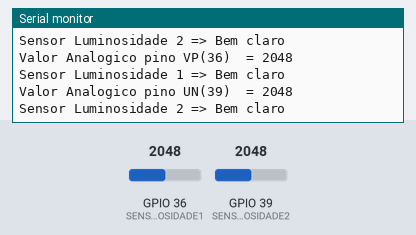
Recording of a sketch running on a simulated ESP32. Shown: the last lines printed to the serial monitor. Inputs (shaded band) come from the test bench; at power-on: GPIO 39 (SENSOR_LUMINOSIDADE2) = 2048, GPIO 36 (SENSOR_LUMINOSIDADE1) = 2048.

Above: at 21.4 s.
21.5 s: GPIO 39 (SENSOR_LUMINOSIDADE2) set to 3165
At 30.5 s:
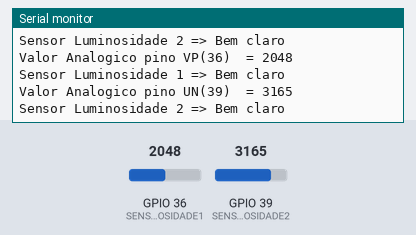
31.5 s: GPIO 39 (SENSOR_LUMINOSIDADE2) set to 3235
At 40.8 s:
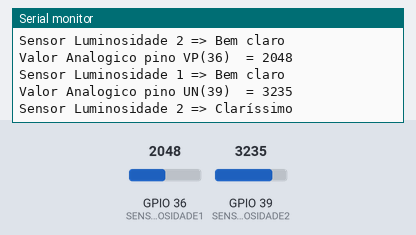
Timing chart, 0 to 42.3 s (numbered marks = the images above; inputs shaded):
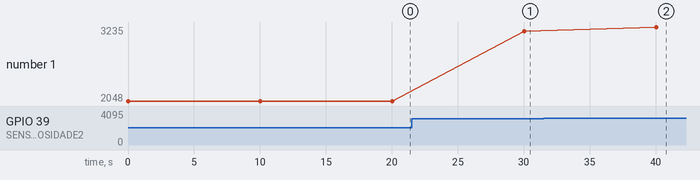

The sketch:

testeEntradaAnalogica1.ino
```cpp
/*Testando duas entradas analogicas simultaneas no ESP32
 * Usando os pinos VP(GPIO36) e VN(GPIO39)
 */

#define SENSOR_LUMINOSIDADE1 36 // ESP32 pino GPIO36 (ADC1)
#define SENSOR_LUMINOSIDADE2 39 // ESP32 pino GPIO39 (ADC3)

void setup() {
  // Inicializando a comunicacao:
  Serial.begin(115200);
  // Declarando os pinos como entrada
  pinMode(SENSOR_LUMINOSIDADE1, INPUT);
  pinMode(SENSOR_LUMINOSIDADE2, INPUT);
}

void loop() {
  //Le o valor de entrada (valor entre 0 e 4095)
  int valorAnalogico1 = analogRead(SENSOR_LUMINOSIDADE1);
  int valorAnalogico2 = analogRead(SENSOR_LUMINOSIDADE2);

  // Leitura dos valores no Pino 36
  Serial.print("Valor Analogico pino VP(36)  = ");
  Serial.println(valorAnalogico1);

  if (valorAnalogico1 < 40) {
    Serial.println("Sensor Luminosidade 1 => Escuro");
  } else if (valorAnalogico1 < 800) {
    Serial.println("Sensor Luminosidade 1 => Meio escuro");
  } else if (valorAnalogico1 < 2000) {
    Serial.println("Sensor Luminosidade 1 => Claro");
  } else if (valorAnalogico1 < 3200) {
    Serial.println("Sensor Luminosidade 1 => Bem claro");
  } else {
    Serial.println("Sensor Luminosidade 1 => Claríssimo");
  }

  Serial.println("\n");

  //Leitura dos valores do Pino 39
  Serial.print("Valor Analogico pino UN(39)  = ");
  Serial.println(valorAnalogico2);

  if (valorAnalogico1 < 40) {
    Serial.println("Sensor Luminosidade 2 => Escuro");
  } else if (valorAnalogico2 < 800) {
    Serial.println("Sensor Luminosidade 2 => Meio escuro");
  } else if (valorAnalogico2 < 2000) {
    Serial.println("Sensor Luminosidade 2 => Claro");
  } else if (valorAnalogico2 < 3200) {
    Serial.println("Sensor Luminosidade 2 => Bem claro");
  } else {
    Serial.println("Sensor Luminosidade 2 => Claríssimo");
  }

  Serial.println("\n");

  delay(10000);
}
```

Measured:
- the behaviour switches between 3199 and 3200 on GPIO 39 (SENSOR_LUMINOSIDADE2) (found by bisection; images 1 and 2)
- after the input at 21.5 s, the serial monitor: prints a new line after 8.5 s (image 1)
- after the input at 31.5 s, the serial monitor: prints a new line after 8.5 s (image 2)
- plotted number 1: 2048 → 3165 after the input at 21.5 s, 3165 → 3235 after the input at 31.5 s
